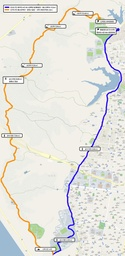
#> input picture model B/marathon-path-seg/data/test/images/test001.jpg, 125 x 256 px, shrunk from 1200 x 2467 before the run
$ python extract_path_pixels.py --input-mask ../../data/test/images/test001.jpg
#> lines starting #> are read from the running program, lines starting #| are printed output that depends on the picture; after the words box and inside, x2 and y2 are one past the last pixel; in counts of white or black regions, pixels touching at a corner belong together
"""
마스킹 이미지에서 순서가 있는 경로 픽셀 리스트를 추출하는 스크립트.

이 스크립트는 다음을 수행한다.
1) 이진 마스크 로드 및 잡음 제거
2) Zhang-Suen skeletonization
3) skeleton 그래프에서 가장 긴 주 경로 추정
4) ordered pixel list를 (x, y) 형식으로 JSON 저장
5) 정성적 검사용 이미지 저장

중요한 점:
경로의 순서가 중요하므로, 단순한 foreground 좌표 수집이 아니라
graph traversal 기반의 ordered path extraction을 사용한다.
"""

from __future__ import annotations

import argparse
import json
import math
import sys
from collections import deque
from pathlib import Path
from typing import Dict, List, Optional, Sequence, Tuple

import numpy as np
from PIL import Image, ImageDraw, ImageFont


if __package__ in (None, ""):
    project_root = Path(__file__).resolve().parents[1]
    if str(project_root) not in sys.path:
        sys.path.insert(0, str(project_root))
    sys.modules.pop("src", None)


NEIGHBOR_OFFSETS_8: Tuple[Tuple[int, int], ...] = (
    (-1, -1),
    (-1, 0),
    (-1, 1),
    (0, -1),
    (0, 1),
    (1, -1),
    (1, 0),
    (1, 1),
)


def build_arg_parser() -> argparse.ArgumentParser:
    """커맨드라인 인자를 정의한다."""
    parser = argparse.ArgumentParser(
        description="Extract ordered marathon path pixels from a binary mask."
    )
    parser.add_argument(
        "--input-mask",
        type=str,
        required=True,
        help="Path to the mask image to analyze.",
    )
    parser.add_argument(
        "--output-dir",
        type=str,
        default="outputs/path_pixels",
        help="Directory for JSON and preview images.",
    )
    parser.add_argument(
        "--threshold",
        type=int,
        default=127,
        help="Foreground threshold for grayscale masks.",
    )
    parser.add_argument(
        "--min-component-area",
        type=int,
        default=20,
        help="Remove connected components smaller than this area.",
    )
    parser.add_argument(
        "--json-name",
        type=str,
        default=None,
        help="Optional custom name for the output JSON file.",
    )
    return parser


def load_binary_mask(mask_path: Path, threshold: int) -> np.ndarray:
    """마스크 이미지를 foreground=True인 이진 배열로 읽는다."""
    # PIL로 마스크를 열고, grayscale로 변환한 후, numpy 배열로 바꾼다.
    mask = Image.open(mask_path).convert("L")
    mask_arr = np.asarray(mask, dtype=np.uint8)

    # threshold를 적용하여 foreground 픽셀을 True로 만든다.
    # 전체 이미지 배열에서 threshold보다 큰 픽셀을 foreground로 간주한다.
    return mask_arr > threshold


def connected_components(binary: np.ndarray) -> List[List[Tuple[int, int]]]:
    """8-연결 성분을 찾는다."""
    height, width = binary.shape
    visited = np.zeros_like(binary, dtype=bool)
    components: List[List[Tuple[int, int]]] = []

    ys, xs = np.nonzero(binary)
    for start_y, start_x in zip(ys.tolist(), xs.tolist()):
        if visited[start_y, start_x]:
            continue

        queue: deque[Tuple[int, int]] = deque([(start_y, start_x)])
        visited[start_y, start_x] = True
        component: List[Tuple[int, int]] = []

        while queue:
            y, x = queue.popleft()
            component.append((y, x))

            for dy, dx in NEIGHBOR_OFFSETS_8:
                ny, nx = y + dy, x + dx
                if 0 <= ny < height and 0 <= nx < width:
                    if binary[ny, nx] and not visited[ny, nx]:
                        visited[ny, nx] = True
                        queue.append((ny, nx))

        components.append(component)

    return components


def remove_small_components(binary: np.ndarray, min_area: int) -> np.ndarray:
    """작은 성분을 제거한다."""
    # 8-연결 성분(한 픽셀의 상하좌우 및 대각선 이웃을 모두 연결된 것으로 간주)을 찾는다.
    # 즉, 한 픽셀을 기준으로 8방향으로 쭉 연결된 픽셀들을 하나의 성분으로 묶는다. 이때, 대각선 방향도 연결로 간주한다.
    # 이를 통해 binary 배열에서 연결된 픽셀 그룹들을 찾아낸다. 각 그룹은 하나의 성분이 된다.
    # 각 성분의 픽셀 개수를 계산하여, min_area보다 작은 성분은 노이즈로 간주하고 제거한다. 결과는 원본과 같은 크기의 이진 배열이다.
    if min_area <= 0:
        return binary.copy()

    # cleaned 배열을 fasle로 초기화.
    cleaned = np.zeros_like(binary, dtype=bool)
    # connected_components 함수를 사용하여 binary 배열에서 8-연결 성분을 찾는다. 각 성분은 픽셀 좌표의 리스트로 표현된다.
    components = connected_components(binary)
    # 각 성분의 픽셀 개수를 계산하여, min_area보다 큰 성분만 cleaned 배열에서 True로 설정한다. 작은 성분은 False로 남겨둔다.
    for component in components:
        if len(component) >= min_area:
            ys, xs = zip(*component)
            cleaned[np.array(ys), np.array(xs)] = True
    return cleaned


def neighbor_count(binary: np.ndarray) -> np.ndarray:
    """각 foreground 픽셀의 8-이웃 개수를 계산한다."""
    arr = binary.astype(np.uint8)
    padded = np.pad(arr, 1, mode="constant")
    counts = np.zeros_like(arr, dtype=np.uint8)

    for dy, dx in NEIGHBOR_OFFSETS_8:
        counts += padded[1 + dy : 1 + dy + arr.shape[0], 1 + dx : 1 + dx + arr.shape[1]]

    return counts

# 핵심 알고리즘: Zhang-Suen thinning을 사용하여 skeleton을 만들고, BFS 기반의 그래프 탐색으로 가장 긴 주 경로를 추출한다.
# skeleton이란 원본 마스크의 중심선을 나타내는 얇은 선 형태의 표현이다. Zhang-Suen 알고리즘은 이진 이미지에서 skeleton을 추출하는 방법 중 하나로, 반복적으로 픽셀을 제거하여 중심선을 남긴다.
def zhang_suen_thinning(binary: np.ndarray) -> np.ndarray:
    """Zhang-Suen thinning으로 skeleton을 만든다."""
    img = binary.astype(np.uint8).copy()

    def transitions(neighbors: Sequence[int]) -> int:
        return sum((neighbors[i] == 0 and neighbors[i + 1] == 1) for i in range(len(neighbors) - 1))

    changed = True
    while changed:
        changed = False
        for step in (0, 1):
            to_remove: List[Tuple[int, int]] = []
            padded = np.pad(img, 1, mode="constant")
            foreground_points = np.argwhere(img > 0)

            for y, x in foreground_points:
                py, px = y + 1, x + 1
                p2 = int(padded[py - 1, px])
                p3 = int(padded[py - 1, px + 1])
                p4 = int(padded[py, px + 1])
                p5 = int(padded[py + 1, px + 1])
                p6 = int(padded[py + 1, px])
                p7 = int(padded[py + 1, px - 1])
                p8 = int(padded[py, px - 1])
                p9 = int(padded[py - 1, px - 1])

                b = p2 + p3 + p4 + p5 + p6 + p7 + p8 + p9
                if b < 2 or b > 6:
                    continue

                a = transitions((p2, p3, p4, p5, p6, p7, p8, p9, p2))
                if a != 1:
                    continue

                if step == 0:
                    if p2 * p4 * p6 != 0:
                        continue
                    if p4 * p6 * p8 != 0:
                        continue
                else:
                    if p2 * p4 * p8 != 0:
                        continue
                    if p2 * p6 * p8 != 0:
                        continue

                to_remove.append((y, x))

            if to_remove:
                changed = True
                for y, x in to_remove:
                    img[y, x] = 0

    return img.astype(bool)


def skeleton_to_graph(skeleton: np.ndarray) -> Dict[Tuple[int, int], List[Tuple[int, int]]]:
    """skeleton을 그래프로 변환한다.

    키는 (y, x) 좌표이며, 값은 8-이웃으로 연결된 좌표 리스트이다.
    """
    # 그래프 구조로 skeleton을 표현한다. skeleton에서 foreground 픽셀을 찾아서 각 픽셀을 그래프의 노드로 만들고, 8-이웃이 연결된 노드끼리 간선을 만든다. 결과는 (y, x) 좌표를 키로 하고, 연결된 이웃 좌표 리스트를 값으로 하는 딕셔너리 형태의 그래프이다.
    points = [tuple(point) for point in np.argwhere(skeleton)]
    point_set = set(points)
    graph: Dict[Tuple[int, int], List[Tuple[int, int]]] = {point: [] for point in points}

    for y, x in points:
        for dy, dx in NEIGHBOR_OFFSETS_8:
            neighbor = (y + dy, x + dx)
            if neighbor in point_set:
                graph[(y, x)].append(neighbor)

    return graph


def find_endpoints(skeleton: np.ndarray) -> List[Tuple[int, int]]:
    """endpoint를 반환한다."""
    # skeleton에서 foreground 픽셀 중에서 8-이웃이 1개인 픽셀을 endpoint로 간주한다. neighbor_count 함수를 사용하여 각 픽셀의 이웃 개수를 계산하고, 이웃이 1개인 픽셀의 좌표를 리스트로 반환한다.
    counts = neighbor_count(skeleton)
    endpoints = np.argwhere((skeleton > 0) & (counts == 1))
    return [(int(y), int(x)) for y, x in endpoints]


def bfs_farthest(
    start: Tuple[int, int],
    graph: Dict[Tuple[int, int], List[Tuple[int, int]]],
) -> Tuple[Tuple[int, int], int, Dict[Tuple[int, int], Tuple[int, int]]]:
    """BFS를 통해 시작점에서 가장 먼 점과 부모 맵을 찾는다."""
    queue: deque[Tuple[int, int]] = deque([start])
    distance: Dict[Tuple[int, int], int] = {start: 0}
    parent: Dict[Tuple[int, int], Tuple[int, int]] = {}

    while queue:
        node = queue.popleft()
        for neighbor in graph.get(node, []):
            if neighbor not in distance:
                distance[neighbor] = distance[node] + 1
                parent[neighbor] = node
                queue.append(neighbor)

    farthest = max(distance, key=lambda point: distance[point])
    return farthest, distance[farthest], parent


def reconstruct_path(
    parent: Dict[Tuple[int, int], Tuple[int, int]],
    start: Tuple[int, int],
    end: Tuple[int, int],
) -> List[Tuple[int, int]]:
    """부모 맵을 따라 ordered path를 복원한다."""
    path = [end]
    while path[-1] != start:
        path.append(parent[path[-1]])
    path.reverse()
    return path


def deterministic_endpoint_order(
    point_a: Tuple[int, int],
    point_b: Tuple[int, int],
) -> Tuple[Tuple[int, int], Tuple[int, int]]:
    """항상 같은 방향의 순서를 얻기 위한 결정적 정렬 기준을 적용한다."""
    if (point_a[0], point_a[1]) <= (point_b[0], point_b[1]):
        return point_a, point_b
    return point_b, point_a


def select_main_path(skeleton: np.ndarray) -> List[Tuple[int, int]]:
    """skeleton 그래프에서 가장 긴 주 경로를 선택한다."""
    graph = skeleton_to_graph(skeleton)
    points = list(graph.keys())
    if not points:
        return []

    endpoints = find_endpoints(skeleton)
    endpoint_set = set(endpoints)

    if len(endpoints) >= 2:
        best_start: Optional[Tuple[int, int]] = None
        best_end: Optional[Tuple[int, int]] = None
        best_distance = -1
        best_parent: Dict[Tuple[int, int], Tuple[int, int]] = {}

        for start in endpoints:
            farthest, distance, parent = bfs_farthest(start, graph)
            if farthest in endpoint_set and distance > best_distance:
                best_start = start
                best_end = farthest
                best_distance = distance
                best_parent = parent

        if best_start is not None and best_end is not None:
            path = reconstruct_path(best_parent, best_start, best_end)
            ordered_start, _ = deterministic_endpoint_order(best_start, best_end)
            if ordered_start != best_start:
                path = list(reversed(path))
            return path

    # endpoint가 없거나 충분하지 않으면, 그래프의 지름을 이용해 순서를 만든다.
    arbitrary_start = min(points, key=lambda point: (point[0], point[1]))
    first_end, _, _ = bfs_farthest(arbitrary_start, graph)
    second_end, _, parent = bfs_farthest(first_end, graph)
    path = reconstruct_path(parent, first_end, second_end)
    ordered_start, _ = deterministic_endpoint_order(first_end, second_end)
    if ordered_start != first_end:
        path = list(reversed(path))
    return path


def skeletonize_and_extract(binary_mask: np.ndarray) -> Tuple[np.ndarray, List[Tuple[int, int]]]:
    """skeleton과 ordered main path를 함께 추출한다."""
    skeleton = zhang_suen_thinning(binary_mask)
    ordered_path = select_main_path(skeleton)
    return skeleton, ordered_path


def mask_to_rgb(binary: np.ndarray) -> Image.Image:
    """이진 마스크를 RGB 이미지로 바꾼다."""
    gray = binary.astype(np.uint8) * 255
    rgb = np.stack([gray, gray, gray], axis=-1)
    return Image.fromarray(rgb, mode="RGB")


def draw_ordered_path_overlay(
    base_mask: np.ndarray,
    skeleton: np.ndarray,
    ordered_path: Sequence[Tuple[int, int]],
) -> Image.Image:
    """순서가 있는 경로를 색상 그라디언트로 시각화한다."""
    overlay = mask_to_rgb(base_mask)
    draw = ImageDraw.Draw(overlay)

    skeleton_points = np.argwhere(skeleton)
    for y, x in skeleton_points:
        overlay.putpixel((int(x), int(y)), (80, 140, 255))

    if len(ordered_path) >= 2:
        total = len(ordered_path) - 1
        for index, (start, end) in enumerate(zip(ordered_path[:-1], ordered_path[1:])):
            ratio = index / max(1, total)
            color = (
                int(40 + 215 * ratio),
                int(120 + 100 * (1.0 - ratio)),
                int(255 * (1.0 - ratio)),
            )
            draw.line((start[0], start[1], end[0], end[1]), fill=color, width=2)

    if ordered_path:
        start_x, start_y = ordered_path[0]
        end_x, end_y = ordered_path[-1]
        draw.ellipse((start_x - 4, start_y - 4, start_x + 4, start_y + 4), outline=(0, 180, 0), width=2)
        draw.ellipse((end_x - 4, end_y - 4, end_x + 4, end_y + 4), outline=(255, 0, 0), width=2)
        draw.text((start_x + 6, start_y + 6), "start", fill=(0, 120, 0), font=ImageFont.load_default())
        draw.text((end_x + 6, end_y + 6), "end", fill=(180, 0, 0), font=ImageFont.load_default())

    return overlay


def add_title(image: Image.Image, title: str) -> Image.Image:
    """이미지 상단에 제목을 붙인다."""
    margin_top = 28
    canvas = Image.new("RGB", (image.width, image.height + margin_top), (255, 255, 255))
    canvas.paste(image, (0, margin_top))
    draw = ImageDraw.Draw(canvas)
    draw.text((8, 8), title, fill=(0, 0, 0), font=ImageFont.load_default())
    return canvas


def make_contact_sheet(panels: Sequence[Tuple[str, Image.Image]]) -> Image.Image:
    """정성적 검사용 비교 이미지를 만든다."""
    titled = [add_title(image, title) for title, image in panels]
    max_width = max(image.width for image in titled)
    max_height = max(image.height for image in titled)

    cols = 2
    rows = int(math.ceil(len(titled) / cols))
    sheet = Image.new("RGB", (cols * max_width, rows * max_height), (245, 245, 245))

    for index, image in enumerate(titled):
        row = index // cols
        col = index % cols
        x = col * max_width
        y = row * max_height
        sheet.paste(image, (x, y))

    return sheet


def save_outputs(
    input_mask_path: Path,
    output_dir: Path,
    binary_mask: np.ndarray,
    skeleton: np.ndarray,
    ordered_path_xy: Sequence[Tuple[int, int]],
    json_name: Optional[str],
) -> None:
    """JSON과 미리보기 이미지를 저장한다."""
    output_dir.mkdir(parents=True, exist_ok=True)

    stem = input_mask_path.stem
    resolved_json_name = json_name or f"{stem}_ordered_pixels.json"
    preview_name = f"{stem}_ordered_path_preview.png"

    ordered_path_list = [[int(x), int(y)] for x, y in ordered_path_xy]
    json_path = output_dir / resolved_json_name
    preview_path = output_dir / preview_name

    payload = {
        "input_mask": str(input_mask_path),
        "image_width": int(binary_mask.shape[1]),
        "image_height": int(binary_mask.shape[0]),
        "coordinate_format": "(x, y)",
        "ordered_pixels_xy": ordered_path_list,
        "num_pixels": len(ordered_path_list),
    }

    with open(json_path, "w", encoding="utf-8") as f:
        json.dump(payload, f, ensure_ascii=False, indent=2)

    mask_image = mask_to_rgb(binary_mask)
    skeleton_image = mask_to_rgb(skeleton)
    overlay_image = draw_ordered_path_overlay(binary_mask, skeleton, ordered_path_xy)

    contact_sheet = make_contact_sheet(
        [
            ("Original Mask", mask_image),
            ("Skeleton", skeleton_image),
            ("Ordered Path Overlay", overlay_image),
        ]
    )
    contact_sheet.save(preview_path)

    print(f"Ordered pixel list saved to: {json_path}")
    print(f"Preview image saved to: {preview_path}")


def main() -> None:
    """CLI entry point."""
    args = build_arg_parser().parse_args()

    input_mask_path = Path(args.input_mask)
    if not input_mask_path.exists():
        raise FileNotFoundError(f"Input mask not found: {input_mask_path}")

    output_dir = Path(args.output_dir)

    binary_mask = load_binary_mask(input_mask_path, threshold=args.threshold)
#> in load_binary_mask, `return mask_arr > threshold`:
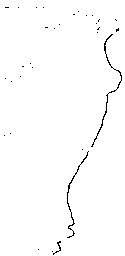
#> returned value: shape (256, 125) bool; 98.9% white; black in thin lines or dots
    cleaned_mask = remove_small_components(binary_mask, min_area=args.min_component_area)
#> after the loop in connected_components, `for start_y, start_x in zip(ys.tolist(), xs.tolist()):`: components = 1 item
#> the loop in remove_small_components, `for component in components:` made 1 pass
    skeleton, ordered_path = skeletonize_and_extract(cleaned_mask)
#> after the loop in zhang_suen_thinning, `while changed:`:
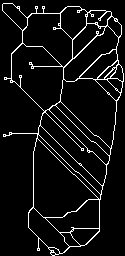
#> img: shape (256, 125); values 0 (black) and 1 (white), 6.6% white in thin lines or dots
#> after the loop in zhang_suen_thinning, `while changed:`: to_remove = []
#> in skeleton_to_graph, `points = [tuple(point) for point in np.argwhere(skeleton)]`: points = 2115 pairs, first value 3 to 255, second value 2 to 123
#> in skeleton_to_graph, `point_set = set(points)`: point_set = 2115 items
#> the loop in skeleton_to_graph, `for y, x in points:` made 2115 passes
#> (y, x) on passes 1 to 3: (3, 3), (3, 4), (3, 5)
#> after the loop in neighbor_count, `for dy, dx in NEIGHBOR_OFFSETS_8:`:
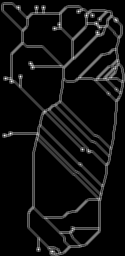
#> counts: shape (256, 125); min 0, max 8, mean 0.528; drawn with min black and max white
#> in find_endpoints, `endpoints = np.argwhere((skeleton > 0) & (counts == 1))`: endpoints = [[227, 71]]
#> in select_main_path, `endpoints = find_endpoints(skeleton)`: endpoints = [(227, 71)]
#> in select_main_path, `endpoint_set = set(endpoints)`: endpoint_set = 1 item
#> in select_main_path, `arbitrary_start = min(points, key=lambda point: (point[0], point[1]))`: arbitrary_start = (3, 3)
#> in bfs_farthest, `distance: Dict[Tuple[int, int], int] = {start: 0}`: distance = {(3, 3): 0}
#> the loop in bfs_farthest, `while queue:` made 2115 passes
#> node on passes 1 to 3: (3, 3), (3, 4), (4, 2)
#> after the loop in bfs_farthest, `while queue:`: distance = 2115 items; parent = 2114 items
#> in bfs_farthest, `farthest = max(distance, key=lambda point: distance[point])`: farthest = (251, 59)
#> the loop in bfs_farthest (call 2), `while queue:` made 2115 passes
#> node on passes 1 to 3: (251, 59), (250, 58), (252, 59)
#> in select_main_path, `second_end, _, parent = bfs_farthest(first_end, graph)`: second_end = (18, 98); parent = 2114 items
#> in reconstruct_path, `path = [end]`: path = [(18, 98)]
#> after the loop in reconstruct_path, `while path[-1] != start:`: path = 268 pairs, first value 11 to 251, second value 28 to 111
#> in select_main_path, `ordered_start, _ = deterministic_endpoint_order(first_end, second_end)`: ordered_start = (18, 98)
#> in skeletonize_and_extract, `ordered_path = select_main_path(skeleton)`: ordered_path has the same summary as path in reconstruct_path
#> ordered_path has the same summary as path in reconstruct_path

    save_outputs(
        input_mask_path=input_mask_path,
        output_dir=output_dir,
        binary_mask=cleaned_mask,
        skeleton=skeleton,
        ordered_path_xy=ordered_path,
        json_name=args.json_name,
    )
#> in save_outputs, `ordered_path_list = [[int(x), int(y)] for x, y in ordered_path_xy]`: ordered_path_list has the same summary as path in reconstruct_path
#> in draw_ordered_path_overlay, `skeleton_points = np.argwhere(skeleton)`: skeleton_points has the same summary as points in skeleton_to_graph
#> the loop in draw_ordered_path_overlay, `for y, x in skeleton_points:` made 2115 passes
#> after the loop in draw_ordered_path_overlay, `for y, x in skeleton_points:`:
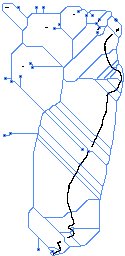
#> overlay: PIL image 125x256 RGB; mean R, G, B 240.5, 244.5, 252.1
#> in draw_ordered_path_overlay, `total = len(ordered_path) - 1`: total = 267
#> the loop in draw_ordered_path_overlay, `for index, (start, end) in enumerate(zip(ordered_path[:-1], ordered_pa..` made 267 passes
#> (start, end, ratio, color) on passes 1 to 3: ((18, 98), (18, 99), 0, (40, 220, 255)), ((18, 99), (17, 100), 0.00375, (40, 219, 254)), ((17, 100), (16, 101), 0.00749, (41, 219, 253))
#> in draw_ordered_path_overlay, `start_x, start_y = ordered_path[0]`: start_x = 18; start_y = 98
#> in draw_ordered_path_overlay, `end_x, end_y = ordered_path[-1]`: end_x = 251; end_y = 59
#> call 2 of add_title, with title = 'Skeleton'
#> in add_title (call 2), `margin_top = 28`: margin_top = 28
#> in add_title (call 2), `canvas.paste(image, (0, margin_top))`:
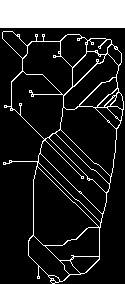
#> canvas: PIL image 125x284 RGB; 15.8% white; 2 white regions, box (x1, y1, x2, y2) and area: (0, 0, 125, 28) 3500, (2, 31, 124, 284) 2115
#> call 3 of add_title, with title = 'Ordered Path Overlay'
#> in add_title (call 3), `canvas.paste(image, (0, margin_top))`:
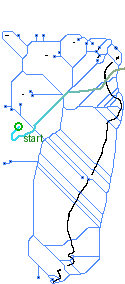
#> canvas: PIL image 125x284 RGB; mean R, G, B 239.9, 244.8, 251.2
#> in make_contact_sheet, `titled = [add_title(image, title) for title, image in panels]`: titled = 3 items
#> in make_contact_sheet, `max_width = max(image.width for image in titled)`: max_width = 125
#> in make_contact_sheet, `max_height = max(image.height for image in titled)`: max_height = 284
#> in make_contact_sheet, `rows = int(math.ceil(len(titled) / cols))`: rows = 2
#> the loop in make_contact_sheet, `for index, image in enumerate(titled):` made 3 passes
#> (row, col, x, y) on passes 1 to 3: (0, 0, 0, 0), (0, 1, 125, 0), (1, 0, 0, 284)
#> after the loop in make_contact_sheet, `for index, image in enumerate(titled):`:
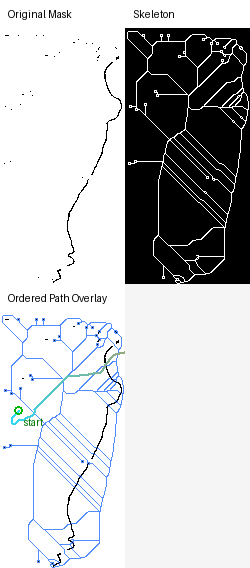
#> sheet: PIL image 250x568 RGB; mean R, G, B 193.5, 194.8, 196.3


if __name__ == "__main__":
    main()
